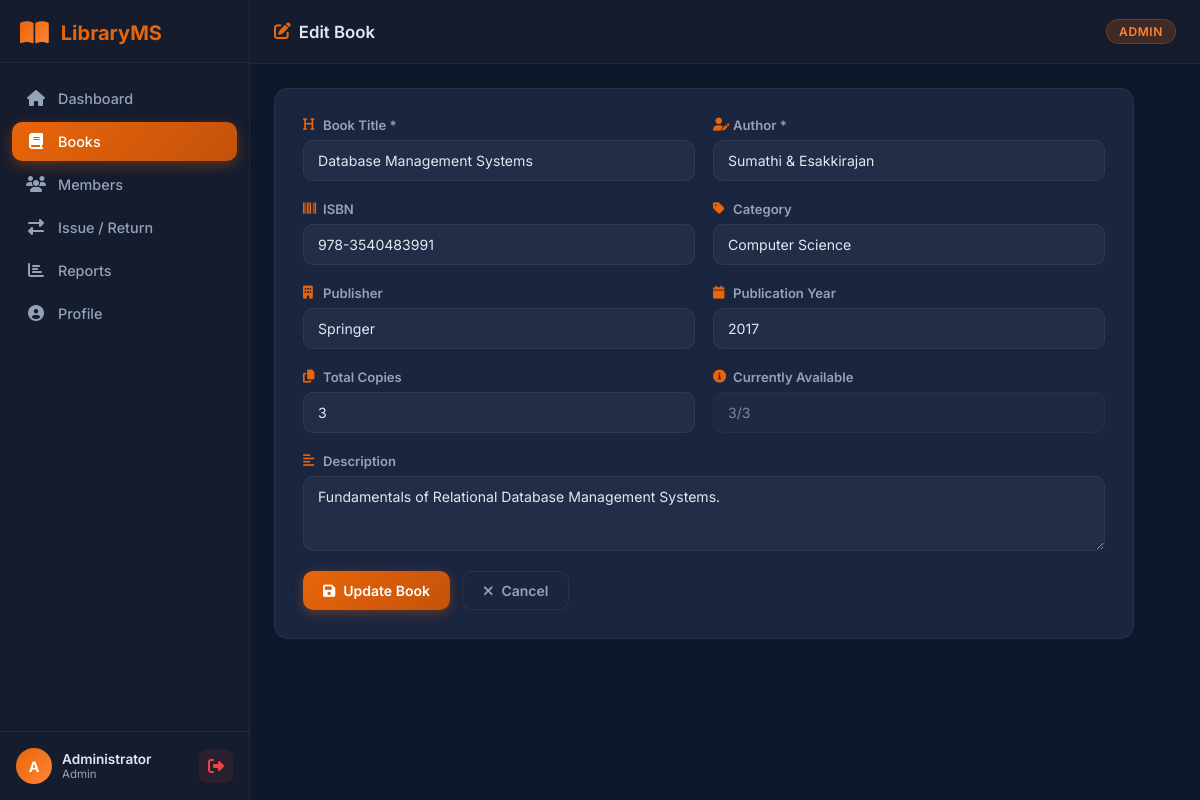
Before: /books/edit/4 (signed in) with the older database file.
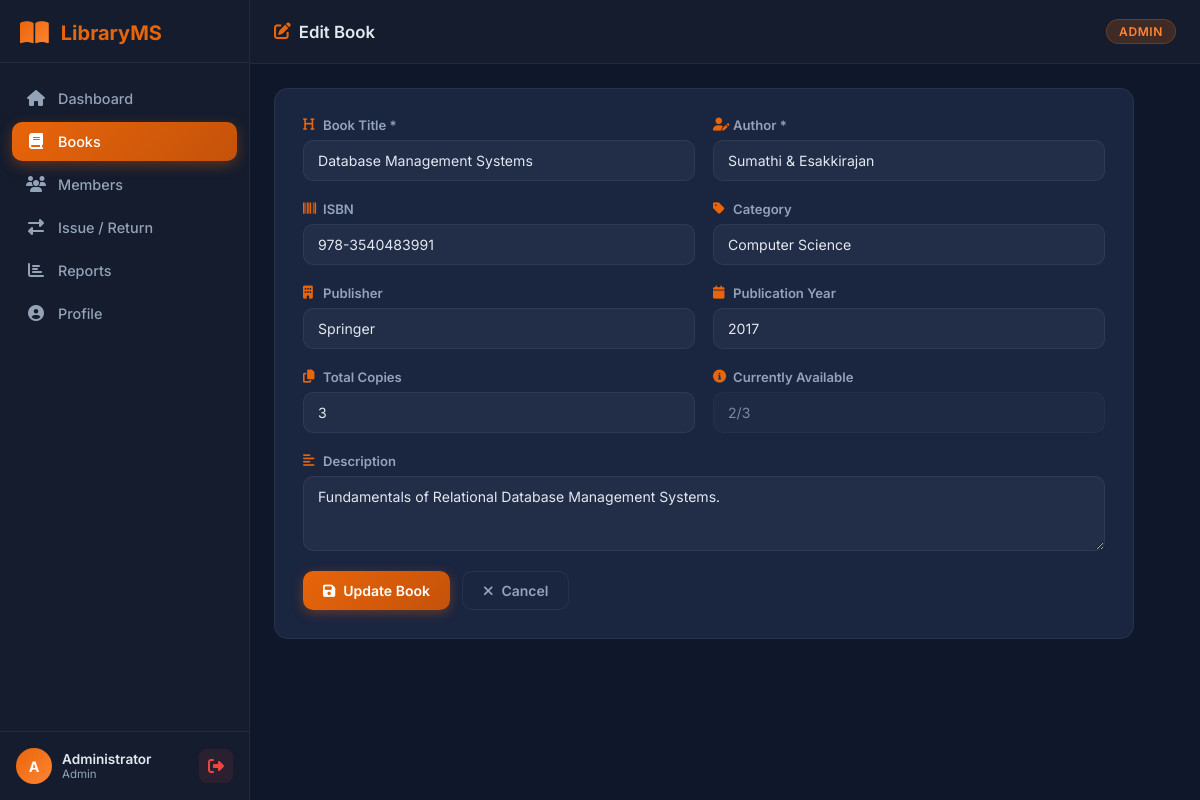
After: the same page with the newer database file.
### tables this page shows
CREATE TABLE books (
            id INTEGER PRIMARY KEY AUTOINCREMENT,
            title TEXT NOT NULL,
            author TEXT NOT NULL,
            isbn TEXT UNIQUE,
            category TEXT,
            publisher TEXT,
            year INTEGER,
            total_copies INTEGER DEFAULT 1,
            available_copies INTEGER DEFAULT 1,
            description TEXT,
            added_date TEXT DEFAULT CURRENT_DATE
        );

### app.py (the view, shortened to what this page needs)
@app.route('/books/edit/<int:book_id>', methods=['GET', 'POST'])
@admin_required
def edit_book(book_id):
    conn = get_db()
    book = conn.execute('SELECT * FROM books WHERE id = ?', (book_id,)).fetchone()
    if not book:
        flash('Book not found.', 'danger')
        conn.close()
        return redirect(url_for('books'))
    conn.close()
    return render_template('edit_book.html', book=book)

### app.py (called while the page is built)
def get_db():
    conn = sqlite3.connect(DATABASE)
    conn.row_factory = sqlite3.Row
    return conn

def admin_required(f):
    @wraps(f)
    def decorated(*args, **kwargs):
        if 'user_id' not in session:
            flash('Please login to continue.', 'warning')
            return redirect(url_for('login'))
        if session.get('role') != 'admin':
            flash('Admin access required.', 'danger')
            return redirect(url_for('dashboard'))
        return f(*args, **kwargs)
    return decorated

### templates/edit_book.html (shortened to what this page needs)
{% extends 'base.html' %}
{% block page_title %}<i class="fas fa-edit"></i> Edit Book{% endblock %}
{% block content %}
<div class="form-card">
    <form method="POST" class="lms-form">
        <div class="form-row">
            <div class="form-group">
                <label><i class="fas fa-heading"></i> Book Title *</label>
                <input type="text" name="title" value="{{ book.title }}" required>
            </div>
            <div class="form-group">
                <label><i class="fas fa-user-pen"></i> Author *</label>
                <input type="text" name="author" value="{{ book.author }}" required>
            </div>
        </div>
        <div class="form-row">
            <div class="form-group">
                <label><i class="fas fa-barcode"></i> ISBN</label>
                <input type="text" name="isbn" value="{{ book.isbn or '' }}">
            </div>
            <div class="form-group">
                <label><i class="fas fa-tag"></i> Category</label>
                <input type="text" name="category" value="{{ book.category or '' }}" list="cat-list">
            </div>
        </div>
        <div class="form-row">
            <div class="form-group">
                <label><i class="fas fa-building"></i> Publisher</label>
                <input type="text" name="publisher" value="{{ book.publisher or '' }}">
            </div>
            <div class="form-group">
                <label><i class="fas fa-calendar"></i> Publication Year</label>
                <input type="number" name="year" value="{{ book.year or '' }}" min="1900" max="2030">
            </div>
        </div>
        <div class="form-row">
            <div class="form-group">
                <label><i class="fas fa-copy"></i> Total Copies</label>
                <input type="number" name="copies" value="{{ book.total_copies }}" min="1" required>
            </div>
            <div class="form-group">
                <label><i class="fas fa-info-circle"></i> Currently Available</label>
                <input type="text" value="{{ book.available_copies }}/{{ book.total_copies }}" disabled class="input-disabled">
            </div>
        </div>
        <div class="form-group full-width">
            <label><i class="fas fa-align-left"></i> Description</label>
            <textarea name="description" rows="3">{{ book.description or '' }}</textarea>
        </div>
        <div class="form-buttons">
            <button type="submit" class="btn-primary"><i class="fas fa-save"></i> Update Book</button>
            <a href="{{ url_for('books') }}" class="btn-secondary"><i class="fas fa-times"></i> Cancel</a>
        </div>
    </form>
</div>
{% endblock %}

Changed rows visible on the page:
changed books "Database Management Systems": available_copies "3/3" → "2/3"
